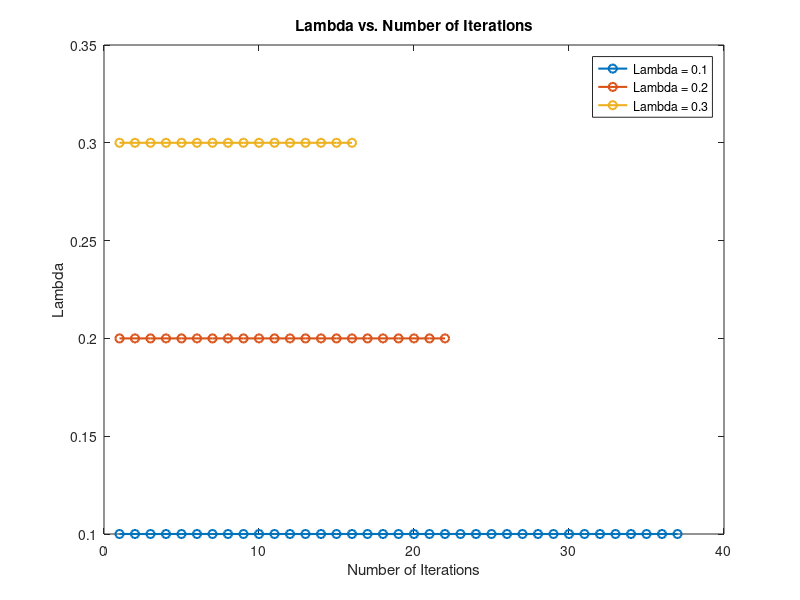

Here is the MATLAB script that generated this plot:
function main()
    lambda_vals = [0.1, 0.2, 0.3];
    error = 0.01;
    min_value_wolfram_alpha = -2.5;
    starting_point1 = 2.0;
    starting_point2 = 3.0;
 
    for lambda_idx = 1:numel(lambda_vals)
        lambda_val = lambda_vals(lambda_idx);
        i = 0;
        optimality_gap = 0.0;
        x1 = 0.0;
        x2 = 0.0;
        iterations = [];
        lambdas = [];
 
        while abs(starting_point1 - x1) > error || abs(starting_point2 - x2) > error
            starting_point1 = x1;
            starting_point2 = x2;
 
            partial_derivative_x1 = 2 * x1 + 2 * x2 + 1;
            partial_derivative_x2 = 2 * x1 + 4 * x2 - 2;
 
            x1 = x1 - lambda_val * partial_derivative_x1;
            x2 = x2 - lambda_val * partial_derivative_x2;
 
            optimality_gap = return_value(x1, x2) - min_value_wolfram_alpha;
            i = i + 1;
 
            iterations(i) = i;
            lambdas(i) = lambda_val;
        end
 
        plot(iterations, lambdas, 'o-', 'LineWidth', 1.5);
        hold on;
    end
 
    hold off;
    xlabel('Number of Iterations');
    ylabel('Lambda');
    legend('Lambda = 0.1', 'Lambda = 0.2', 'Lambda = 0.3');
    title('Lambda vs. Number of Iterations');
end
 
function value = return_value(x1, x2)
    value = x1 - 2 * x2 + 1 * x1^2 + 2 * x1 * x2 + 2 * x2^2;
end
